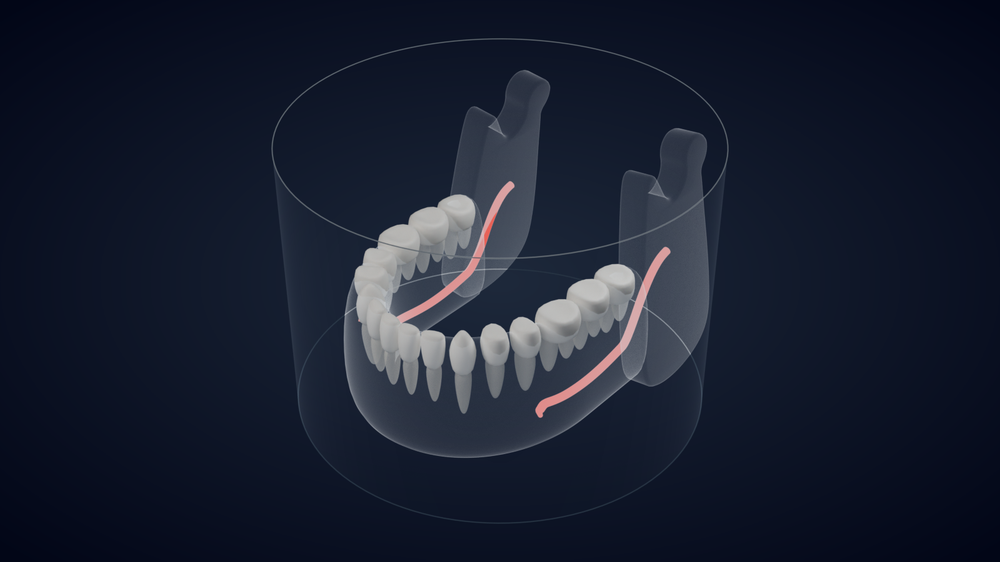
#> input picture assets-src/zahn/dvt-volumen.png, 1000 x 562 px, shrunk from 1600 x 900 before the run
$ python composite.py dvt-volumen.png dvt-volumen.png
#> lines starting #> are read from the running program, lines starting #| are printed output that depends on the picture
#!/usr/bin/env python3
# Blender-Render (RGBA) auf den dunklen Verlaufsgrund der Grafik setzen (wie die SVG-Felder: #1e293b → #020617)
import sys
from PIL import Image
import numpy as np

src, dst = sys.argv[1], sys.argv[2]
im = Image.open(src).convert('RGBA')
w, h = im.size
#> w = 1000; h = 562
yy, xx = np.mgrid[0:h, 0:w]
# radialGradient r=70 % der Bilddiagonale-Box (objectBoundingBox → Ellipse)
r = np.sqrt(((xx - w / 2) / (w * 0.7)) ** 2 + ((yy - h / 2) / (h * 0.7)) ** 2)
t = np.clip(r, 0, 1)[..., None]
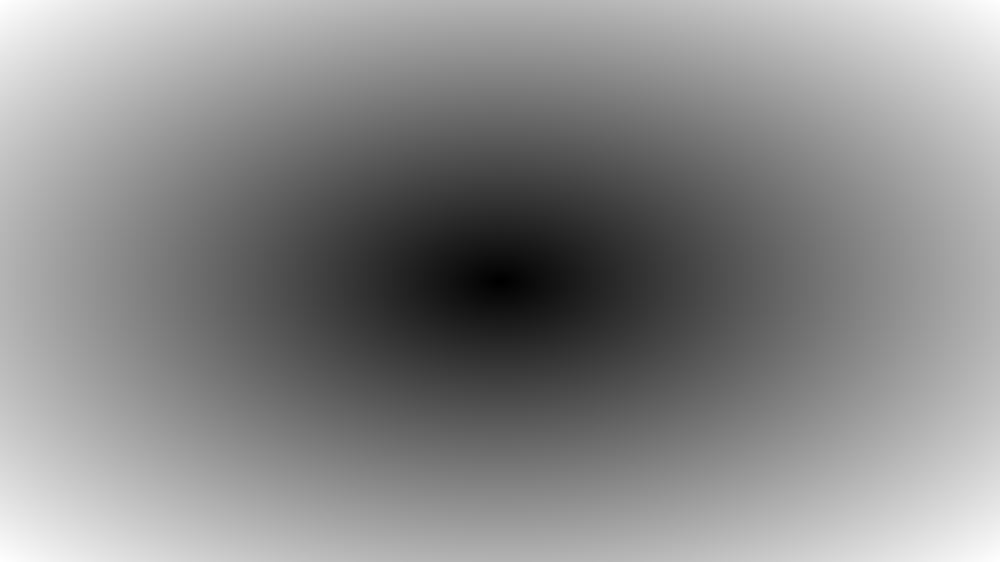
#> r: shape (562, 1000) float64; min 0, max 1.01, mean 0.547; drawn with min black and max white
c0 = np.array([0x1e, 0x29, 0x3b], float)
c1 = np.array([0x02, 0x06, 0x17], float)
bg = (c0 * (1 - t) + c1 * t).astype(np.uint8)
base = Image.fromarray(bg, 'RGB').convert('RGBA')
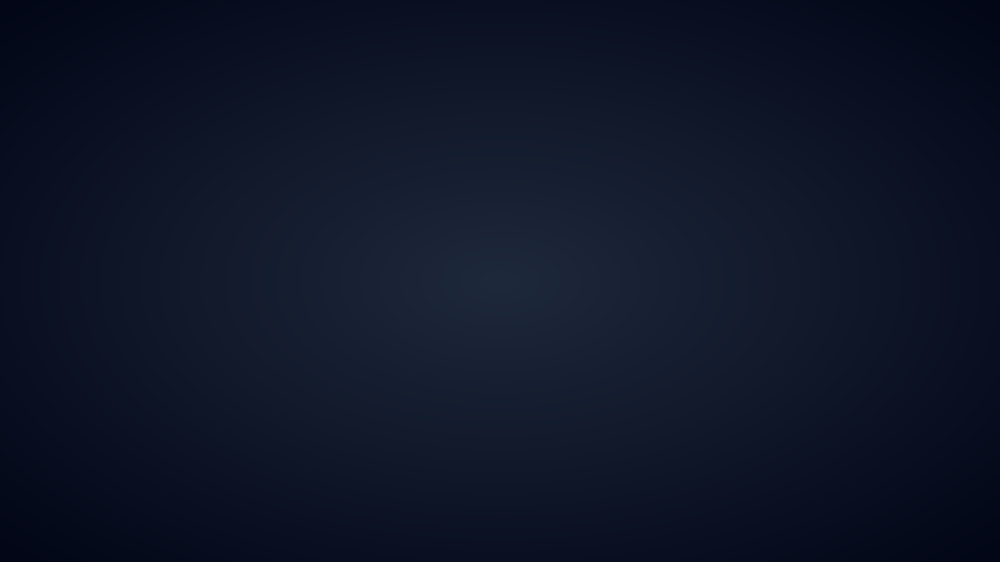
#> base: PIL image 1000x562 RGBA; mean R, G, B, A 14.2, 21.4, 38.8, 255
out = Image.alpha_composite(base, im).convert('RGB')
#> out is the input picture: PIL image 1000x562 RGB; mean R, G, B 24.6, 30.9, 47.3
out.save(dst)
print(dst, out.size)
#| dvt-volumen.png (1000, 562)
